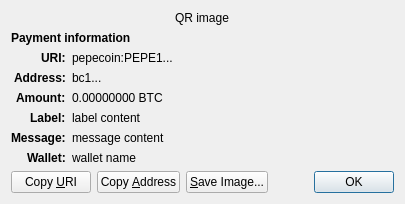
<?xml version="1.0" encoding="UTF-8"?>
<ui version="4.0">
 <class>ReceiveRequestDialog</class>
 <widget class="QDialog" name="ReceiveRequestDialog">
  <property name="geometry">
   <rect>
    <x>0</x>
    <y>0</y>
    <width>413</width>
    <height>229</height>
   </rect>
  </property>
  <property name="windowTitle">
   <string>Request payment to ...</string>
  </property>
  <layout class="QGridLayout" name="gridLayout" columnstretch="0,1">
   <property name="sizeConstraint">
    <enum>QLayout::SetFixedSize</enum>
   </property>
   <item row="0" column="0" colspan="2" alignment="Qt::AlignHCenter">
    <widget class="QRImageWidget" name="qr_code">
     <property name="text">
      <string notr="true">QR image</string>
     </property>
     <property name="textInteractionFlags">
      <set>Qt::NoTextInteraction</set>
     </property>
    </widget>
   </item>
   <item row="1" column="0" colspan="2">
    <widget class="QLabel" name="payment_header">
     <property name="font">
      <font>
       <weight>75</weight>
       <bold>true</bold>
      </font>
     </property>
     <property name="text">
      <string>Payment information</string>
     </property>
     <property name="textInteractionFlags">
      <set>Qt::NoTextInteraction</set>
     </property>
    </widget>
   </item>
   <item row="2" column="0" alignment="Qt::AlignRight|Qt::AlignTop">
    <widget class="QLabel" name="uri_tag">
     <property name="font">
      <font>
       <weight>75</weight>
       <bold>true</bold>
      </font>
     </property>
     <property name="text">
      <string notr="true">URI:</string>
     </property>
     <property name="textFormat">
      <enum>Qt::PlainText</enum>
     </property>
     <property name="textInteractionFlags">
      <set>Qt::NoTextInteraction</set>
     </property>
    </widget>
   </item>
   <item row="2" column="1" alignment="Qt::AlignTop">
    <widget class="QLabel" name="uri_content">
     <property name="text">
      <string notr="true">pepecoin:PEPE1...</string>
     </property>
     <property name="textFormat">
      <enum>Qt::RichText</enum>
     </property>
     <property name="wordWrap">
      <bool>true</bool>
     </property>
     <property name="textInteractionFlags">
      <set>Qt::TextSelectableByMouse</set>
     </property>
    </widget>
   </item>
   <item row="3" column="0" alignment="Qt::AlignRight|Qt::AlignTop">
    <widget class="QLabel" name="address_tag">
     <property name="font">
      <font>
       <weight>75</weight>
       <bold>true</bold>
      </font>
     </property>
     <property name="text">
      <string>Address:</string>
     </property>
     <property name="textInteractionFlags">
      <set>Qt::NoTextInteraction</set>
     </property>
    </widget>
   </item>
   <item row="3" column="1" alignment="Qt::AlignTop">
    <widget class="QLabel" name="address_content">
     <property name="text">
      <string notr="true">bc1...</string>
     </property>
     <property name="textFormat">
      <enum>Qt::PlainText</enum>
     </property>
     <property name="textInteractionFlags">
      <set>Qt::TextSelectableByMouse</set>
     </property>
    </widget>
   </item>
   <item row="4" column="0" alignment="Qt::AlignRight|Qt::AlignTop">
    <widget class="QLabel" name="amount_tag">
     <property name="font">
      <font>
       <weight>75</weight>
       <bold>true</bold>
      </font>
     </property>
     <property name="text">
      <string>Amount:</string>
     </property>
     <property name="textInteractionFlags">
      <set>Qt::NoTextInteraction</set>
     </property>
    </widget>
   </item>
   <item row="4" column="1" alignment="Qt::AlignTop">
    <widget class="QLabel" name="amount_content">
     <property name="text">
      <string notr="true">0.00000000 BTC</string>
     </property>
     <property name="textFormat">
      <enum>Qt::PlainText</enum>
     </property>
     <property name="textInteractionFlags">
      <set>Qt::TextSelectableByMouse</set>
     </property>
    </widget>
   </item>
   <item row="5" column="0" alignment="Qt::AlignRight|Qt::AlignTop">
    <widget class="QLabel" name="label_tag">
     <property name="font">
      <font>
       <weight>75</weight>
       <bold>true</bold>
      </font>
     </property>
     <property name="text">
      <string>Label:</string>
     </property>
     <property name="textInteractionFlags">
      <set>Qt::NoTextInteraction</set>
     </property>
    </widget>
   </item>
   <item row="5" column="1" alignment="Qt::AlignTop">
    <widget class="QLabel" name="label_content">
     <property name="text">
      <string notr="true">label content</string>
     </property>
     <property name="textFormat">
      <enum>Qt::PlainText</enum>
     </property>
     <property name="wordWrap">
      <bool>true</bool>
     </property>
     <property name="textInteractionFlags">
      <set>Qt::TextSelectableByMouse</set>
     </property>
    </widget>
   </item>
   <item row="6" column="0" alignment="Qt::AlignRight|Qt::AlignTop">
    <widget class="QLabel" name="message_tag">
     <property name="font">
      <font>
       <weight>75</weight>
       <bold>true</bold>
      </font>
     </property>
     <property name="text">
      <string>Message:</string>
     </property>
     <property name="textInteractionFlags">
      <set>Qt::NoTextInteraction</set>
     </property>
    </widget>
   </item>
   <item row="6" column="1" alignment="Qt::AlignTop">
    <widget class="QLabel" name="message_content">
     <property name="text">
      <string notr="true">message content</string>
     </property>
     <property name="textFormat">
      <enum>Qt::PlainText</enum>
     </property>
     <property name="wordWrap">
      <bool>true</bool>
     </property>
     <property name="textInteractionFlags">
      <set>Qt::TextSelectableByMouse</set>
     </property>
    </widget>
   </item>
   <item row="7" column="0" alignment="Qt::AlignRight|Qt::AlignTop">
    <widget class="QLabel" name="wallet_tag">
     <property name="font">
      <font>
       <weight>75</weight>
       <bold>true</bold>
      </font>
     </property>
     <property name="text">
      <string>Wallet:</string>
     </property>
     <property name="textInteractionFlags">
      <set>Qt::NoTextInteraction</set>
     </property>
    </widget>
   </item>
   <item row="7" column="1" alignment="Qt::AlignTop">
    <widget class="QLabel" name="wallet_content">
     <property name="text">
      <string notr="true">wallet name</string>
     </property>
     <property name="textFormat">
      <enum>Qt::PlainText</enum>
     </property>
     <property name="wordWrap">
      <bool>true</bool>
     </property>
     <property name="textInteractionFlags">
      <set>Qt::TextSelectableByMouse</set>
     </property>
    </widget>
   </item>
   <item row="8" column="0" colspan="2">
    <layout class="QHBoxLayout" name="horizontalLayout">
     <item>
      <widget class="QPushButton" name="btnCopyURI">
       <property name="text">
        <string>Copy &amp;URI</string>
       </property>
       <property name="autoDefault">
        <bool>false</bool>
       </property>
      </widget>
     </item>
     <item>
      <widget class="QPushButton" name="btnCopyAddress">
       <property name="text">
        <string>Copy &amp;Address</string>
       </property>
       <property name="autoDefault">
        <bool>false</bool>
       </property>
      </widget>
     </item>
     <item>
      <widget class="QPushButton" name="btnSaveAs">
       <property name="text">
        <string>&amp;Save Image...</string>
       </property>
       <property name="autoDefault">
        <bool>false</bool>
       </property>
      </widget>
     </item>
     <item>
      <spacer name="horizontalSpacer_2">
       <property name="orientation">
        <enum>Qt::Horizontal</enum>
       </property>
       <property name="sizeHint" stdset="0">
        <size>
         <width>40</width>
         <height>20</height>
        </size>
       </property>
      </spacer>
     </item>
     <item>
      <widget class="QDialogButtonBox" name="buttonBox">
       <property name="focusPolicy">
        <enum>Qt::StrongFocus</enum>
       </property>
       <property name="standardButtons">
        <set>QDialogButtonBox::Ok</set>
       </property>
      </widget>
     </item>
    </layout>
   </item>
  </layout>
 </widget>
 <customwidgets>
  <customwidget>
   <class>QRImageWidget</class>
   <extends>QLabel</extends>
   <header>qt/qrimagewidget.h</header>
  </customwidget>
 </customwidgets>
 <tabstops>
  <tabstop>buttonBox</tabstop>
  <tabstop>btnCopyURI</tabstop>
  <tabstop>btnCopyAddress</tabstop>
  <tabstop>btnSaveAs</tabstop>
 </tabstops>
 <resources/>
 <connections>
  <connection>
   <sender>buttonBox</sender>
   <signal>accepted()</signal>
   <receiver>ReceiveRequestDialog</receiver>
   <slot>accept()</slot>
   <hints>
    <hint type="sourcelabel">
     <x>135</x>
     <y>230</y>
    </hint>
    <hint type="destinationlabel">
     <x>135</x>
     <y>126</y>
    </hint>
   </hints>
  </connection>
 </connections>
</ui>
